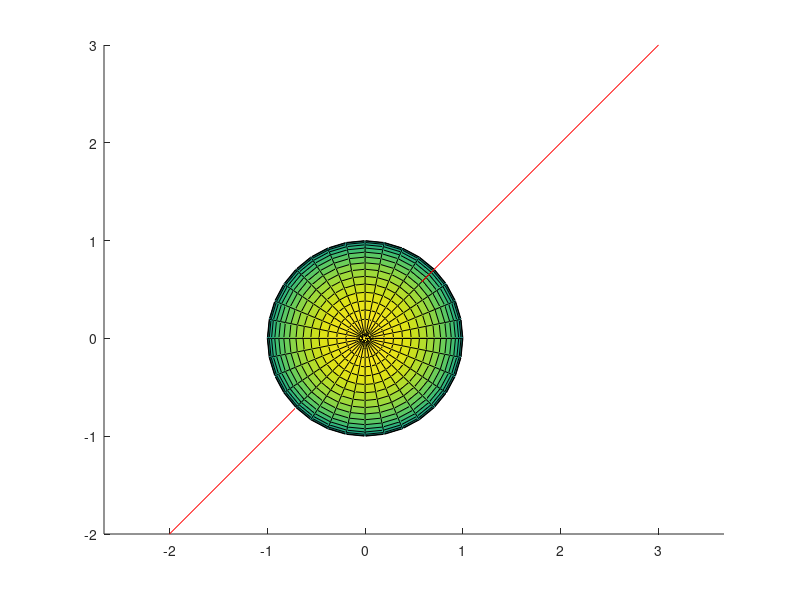

The MATLAB source for this figure:
p0 = [-2; -2; -2];
d = [1; 1; 1];

func = @(t) (3*t^2 - 12*t + 11);
dfunc = @(t) (6*t - 12);

t0 = 0;
tol = 1e-6;
kmax = 1000;

t = t0;
for k=1:kmax
  dt = func(t)/dfunc(t);
  t = t - dt;
  if (abs(dt) < tol)
    break;
  end
end

rx = [-2; 3];
ry = [-2; 3];
rz = [-2; 3];

xi = (-2 + t);
yi = xi;
zi = xi;

hold on
axis equal
sphere(32);
plot3(rx, ry, rz, 'r');
scatter3(xi, yi, zi, 75, 'filled');
hold off

disp("xi =")
disp(xi)

disp("yi =")
disp(yi)

disp("zi =")
disp(zi)

disp(k)